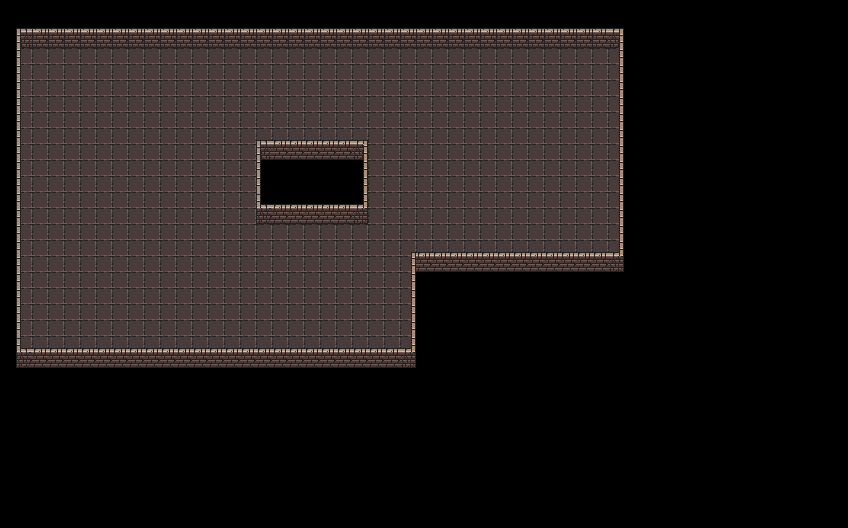

A 2D game scene composited from a Tiled map and its tileset images. What follows is a short description and the map's XML, with each tile layer's data collapsed to a summary:
An orthogonal 53x33 tile map with 16x16 px tiles, 2 tile layers (Ground, Walls).

<map version="1.8" tiledversion="1.8.4" orientation="orthogonal" renderorder="right-down" width="53" height="33" tilewidth="16" tileheight="16" infinite="0" nextlayerid="3" nextobjectid="1">
 <tileset firstgid="1" name="dungeon" tilewidth="16" tileheight="16" tilecount="1024" columns="32">
  <image source="../assets/0x72_DungeonTilesetII_v1.4/0x72_DungeonTilesetII_v1.4.png" width="512" height="512" />
  <tile id="0">
   <properties>
    <property name="collides" type="bool" value="true" />
   </properties>
  </tile>
  <tile id="1">
   <properties>
    <property name="collides" type="bool" value="true" />
   </properties>
  </tile>
  <tile id="2">
   <properties>
    <property name="collides" type="bool" value="true" />
   </properties>
  </tile>
  <tile id="3">
   <properties>
    <property name="collides" type="bool" value="true" />
   </properties>
  </tile>
  <tile id="4">
   <properties>
    <property name="collides" type="bool" value="true" />
   </properties>
  </tile>
  <tile id="5">
   <properties>
    <property name="collides" type="bool" value="true" />
   </properties>
  </tile>
  <tile id="6">
   <properties>
    <property name="collides" type="bool" value="true" />
   </properties>
  </tile>
  <tile id="32">
   <properties>
    <property name="collides" type="bool" value="true" />
   </properties>
  </tile>
  <tile id="33">
   <properties>
    <property name="collides" type="bool" value="true" />
   </properties>
  </tile>
  <tile id="34">
   <properties>
    <property name="collides" type="bool" value="true" />
   </properties>
  </tile>
  <tile id="35">
   <properties>
    <property name="collides" type="bool" value="true" />
   </properties>
  </tile>
  <tile id="36">
   <properties>
    <property name="collides" type="bool" value="false" />
   </properties>
  </tile>
  <tile id="37">
   <properties>
    <property name="collides" type="bool" value="true" />
   </properties>
  </tile>
  <tile id="38">
   <properties>
    <property name="collides" type="bool" value="true" />
   </properties>
  </tile>
  <tile id="64">
   <properties>
    <property name="collides" type="bool" value="true" />
   </properties>
  </tile>
  <tile id="65">
   <properties>
    <property name="collides" type="bool" value="true" />
   </properties>
  </tile>
  <tile id="66">
   <properties>
    <property name="collides" type="bool" value="true" />
   </properties>
  </tile>
  <tile id="67">
   <properties>
    <property name="collides" type="bool" value="true" />
   </properties>
  </tile>
  <tile id="68">
   <properties>
    <property name="collides" type="bool" value="false" />
   </properties>
  </tile>
  <tile id="69">
   <properties>
    <property name="collides" type="bool" value="true" />
   </properties>
  </tile>
  <tile id="70">
   <properties>
    <property name="collides" type="bool" value="true" />
   </properties>
  </tile>
  <tile id="96">
   <properties>
    <property name="collides" type="bool" value="true" />
   </properties>
  </tile>
  <tile id="97">
   <properties>
    <property name="collides" type="bool" value="true" />
   </properties>
  </tile>
  <tile id="98">
   <properties>
    <property name="collides" type="bool" value="true" />
   </properties>
  </tile>
  <tile id="99">
   <properties>
    <property name="collides" type="bool" value="true" />
   </properties>
  </tile>
  <tile id="100">
   <properties>
    <property name="collides" type="bool" value="false" />
   </properties>
  </tile>
  <tile id="101">
   <properties>
    <property name="collides" type="bool" value="true" />
   </properties>
  </tile>
  <tile id="102">
   <properties>
    <property name="collides" type="bool" value="true" />
   </properties>
  </tile>
  <tile id="128">
   <properties>
    <property name="collides" type="bool" value="true" />
   </properties>
  </tile>
  <tile id="129">
   <properties>
    <property name="collides" type="bool" value="false" />
   </properties>
  </tile>
  <tile id="130">
   <properties>
    <property name="collides" type="bool" value="false" />
   </properties>
  </tile>
  <tile id="131">
   <properties>
    <property name="collides" type="bool" value="false" />
   </properties>
  </tile>
  <tile id="132">
   <properties>
    <property name="collides" type="bool" value="false" />
   </properties>
  </tile>
  <tile id="133">
   <properties>
    <property name="collides" type="bool" value="true" />
   </properties>
  </tile>
  <tile id="134">
   <properties>
    <property name="collides" type="bool" value="true" />
   </properties>
  </tile>
  <tile id="160">
   <properties>
    <property name="collides" type="bool" value="true" />
   </properties>
  </tile>
  <tile id="161">
   <properties>
    <property name="collides" type="bool" value="false" />
   </properties>
  </tile>
  <tile id="162">
   <properties>
    <property name="collides" type="bool" value="false" />
   </properties>
  </tile>
  <tile id="163">
   <properties>
    <property name="collides" type="bool" value="false" />
   </properties>
  </tile>
  <tile id="164">
   <properties>
    <property name="collides" type="bool" value="false" />
   </properties>
  </tile>
  <tile id="165">
   <properties>
    <property name="collides" type="bool" value="true" />
   </properties>
  </tile>
  <tile id="166">
   <properties>
    <property name="collides" type="bool" value="true" />
   </properties>
  </tile>
  <tile id="192">
   <properties>
    <property name="collides" type="bool" value="true" />
   </properties>
  </tile>
  <tile id="193">
   <properties>
    <property name="collides" type="bool" value="false" />
   </properties>
  </tile>
  <tile id="194">
   <properties>
    <property name="collides" type="bool" value="false" />
   </properties>
  </tile>
  <tile id="195">
   <properties>
    <property name="collides" type="bool" value="false" />
   </properties>
  </tile>
  <tile id="196">
   <properties>
    <property name="collides" type="bool" value="false" />
   </properties>
  </tile>
  <tile id="197">
   <properties>
    <property name="collides" type="bool" value="true" />
   </properties>
  </tile>
  <tile id="198">
   <properties>
    <property name="collides" type="bool" value="true" />
   </properties>
  </tile>
  <tile id="224">
   <properties>
    <property name="collides" type="bool" value="true" />
   </properties>
  </tile>
  <tile id="225">
   <properties>
    <property name="collides" type="bool" value="true" />
   </properties>
  </tile>
  <tile id="226">
   <properties>
    <property name="collides" type="bool" value="true" />
   </properties>
  </tile>
  <tile id="227">
   <properties>
    <property name="collides" type="bool" value="true" />
   </properties>
  </tile>
  <tile id="228">
   <properties>
    <property name="collides" type="bool" value="true" />
   </properties>
  </tile>
  <tile id="229">
   <properties>
    <property name="collides" type="bool" value="true" />
   </properties>
  </tile>
  <tile id="230">
   <properties>
    <property name="collides" type="bool" value="true" />
   </properties>
  </tile>
  <tile id="256">
   <properties>
    <property name="collides" type="bool" value="true" />
   </properties>
  </tile>
  <tile id="257">
   <properties>
    <property name="collides" type="bool" value="true" />
   </properties>
  </tile>
  <tile id="258">
   <properties>
    <property name="collides" type="bool" value="true" />
   </properties>
  </tile>
  <tile id="259">
   <properties>
    <property name="collides" type="bool" value="true" />
   </properties>
  </tile>
  <tile id="260">
   <properties>
    <property name="collides" type="bool" value="true" />
   </properties>
  </tile>
  <tile id="261">
   <properties>
    <property name="collides" type="bool" value="true" />
   </properties>
  </tile>
  <tile id="262">
   <properties>
    <property name="collides" type="bool" value="true" />
   </properties>
  </tile>
  <tile id="288">
   <properties>
    <property name="collides" type="bool" value="true" />
   </properties>
  </tile>
  <tile id="289">
   <properties>
    <property name="collides" type="bool" value="true" />
   </properties>
  </tile>
  <tile id="290">
   <properties>
    <property name="collides" type="bool" value="true" />
   </properties>
  </tile>
  <tile id="291">
   <properties>
    <property name="collides" type="bool" value="true" />
   </properties>
  </tile>
  <tile id="292">
   <properties>
    <property name="collides" type="bool" value="true" />
   </properties>
  </tile>
  <tile id="293">
   <properties>
    <property name="collides" type="bool" value="true" />
   </properties>
  </tile>
  <tile id="294">
   <properties>
    <property name="collides" type="bool" value="true" />
   </properties>
  </tile>
  <tile id="320">
   <properties>
    <property name="collides" type="bool" value="true" />
   </properties>
  </tile>
  <tile id="321">
   <properties>
    <property name="collides" type="bool" value="true" />
   </properties>
  </tile>
  <tile id="322">
   <properties>
    <property name="collides" type="bool" value="true" />
   </properties>
  </tile>
  <tile id="323">
   <properties>
    <property name="collides" type="bool" value="true" />
   </properties>
  </tile>
  <tile id="324">
   <properties>
    <property name="collides" type="bool" value="true" />
   </properties>
  </tile>
  <tile id="325">
   <properties>
    <property name="collides" type="bool" value="true" />
   </properties>
  </tile>
  <tile id="326">
   <properties>
    <property name="collides" type="bool" value="true" />
   </properties>
  </tile>
  <tile id="352">
   <properties>
    <property name="collides" type="bool" value="true" />
   </properties>
  </tile>
  <tile id="353">
   <properties>
    <property name="collides" type="bool" value="false" />
   </properties>
  </tile>
  <tile id="354">
   <properties>
    <property name="collides" type="bool" value="false" />
   </properties>
  </tile>
  <tile id="355">
   <properties>
    <property name="collides" type="bool" value="false" />
   </properties>
  </tile>
  <tile id="356">
   <properties>
    <property name="collides" type="bool" value="false" />
   </properties>
  </tile>
  <tile id="357">
   <properties>
    <property name="collides" type="bool" value="false" />
   </properties>
  </tile>
  <tile id="358">
   <properties>
    <property name="collides" type="bool" value="true" />
   </properties>
  </tile>
  <tile id="384">
   <properties>
    <property name="collides" type="bool" value="true" />
   </properties>
  </tile>
  <tile id="385">
   <properties>
    <property name="collides" type="bool" value="true" />
   </properties>
  </tile>
  <tile id="386">
   <properties>
    <property name="collides" type="bool" value="true" />
   </properties>
  </tile>
  <tile id="387">
   <properties>
    <property name="collides" type="bool" value="true" />
   </properties>
  </tile>
  <tile id="388">
   <properties>
    <property name="collides" type="bool" value="true" />
   </properties>
  </tile>
  <tile id="389">
   <properties>
    <property name="collides" type="bool" value="true" />
   </properties>
  </tile>
  <tile id="390">
   <properties>
    <property name="collides" type="bool" value="true" />
   </properties>
  </tile>
  <tile id="416">
   <properties>
    <property name="collides" type="bool" value="true" />
   </properties>
  </tile>
  <tile id="417">
   <properties>
    <property name="collides" type="bool" value="true" />
   </properties>
  </tile>
  <tile id="418">
   <properties>
    <property name="collides" type="bool" value="true" />
   </properties>
  </tile>
  <tile id="419">
   <properties>
    <property name="collides" type="bool" value="true" />
   </properties>
  </tile>
  <tile id="420">
   <properties>
    <property name="collides" type="bool" value="true" />
   </properties>
  </tile>
  <tile id="421">
   <properties>
    <property name="collides" type="bool" value="true" />
   </properties>
  </tile>
  <tile id="422">
   <properties>
    <property name="collides" type="bool" value="true" />
   </properties>
  </tile>
  <tile id="448">
   <properties>
    <property name="collides" type="bool" value="true" />
   </properties>
  </tile>
  <tile id="449">
   <properties>
    <property name="collides" type="bool" value="true" />
   </properties>
  </tile>
  <tile id="450">
   <properties>
    <property name="collides" type="bool" value="true" />
   </properties>
  </tile>
  <tile id="451">
   <properties>
    <property name="collides" type="bool" value="true" />
   </properties>
  </tile>
  <tile id="452">
   <properties>
    <property name="collides" type="bool" value="true" />
   </properties>
  </tile>
  <tile id="453">
   <properties>
    <property name="collides" type="bool" value="true" />
   </properties>
  </tile>
  <tile id="454">
   <properties>
    <property name="collides" type="bool" value="true" />
   </properties>
  </tile>
  <tile id="480">
   <properties>
    <property name="collides" type="bool" value="true" />
   </properties>
  </tile>
  <tile id="481">
   <properties>
    <property name="collides" type="bool" value="true" />
   </properties>
  </tile>
  <tile id="482">
   <properties>
    <property name="collides" type="bool" value="true" />
   </properties>
  </tile>
  <tile id="483">
   <properties>
    <property name="collides" type="bool" value="true" />
   </properties>
  </tile>
  <tile id="484">
   <properties>
    <property name="collides" type="bool" value="true" />
   </properties>
  </tile>
  <tile id="485">
   <properties>
    <property name="collides" type="bool" value="true" />
   </properties>
  </tile>
  <tile id="486">
   <properties>
    <property name="collides" type="bool" value="true" />
   </properties>
  </tile>
 </tileset>
 <layer id="2" name="Ground" width="53" height="33">
  <data>[1749 cells, 609 non-empty, 1 distinct tile ids]</data>
 </layer>
 <layer id="1" name="Walls" width="53" height="33">
  <data>[1749 cells, 220 non-empty, 16 distinct tile ids]</data>
 </layer>
</map>
